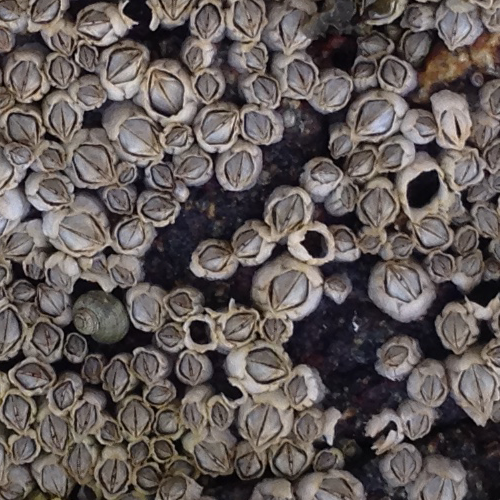
#> input picture BarnacleAI/data/unseen_img2.png, 500 x 500 px
$ python -i features.py   (imports and definitions only)   (older library calls are emulated)
#> lines starting #> are read from the running program, lines starting #| are printed output that depends on the picture
"""COSC 3 image-feature engineering: density, centroid, symmetry and balance.

For photographs, 'ink' is a normalized BRIGHTNESS weight in [0,1]; this is
not a semantic barnacle mask. Additional edge and texture features help.
"""
import cv2
import numpy as np

FEATURE_NAMES = [
    'density', 'ink_center_x', 'ink_center_y', 'horizontal_symmetry',
    'left_right_balance', 'top_bottom_balance', 'edge_density',
    'brightness_std', 'brightness_q25', 'brightness_q75',
    'laplacian_variance', 'brightness_above_mean', 'mean_saturation',
]


def image_features(rgb):
    gray=cv2.cvtColor(rgb,cv2.COLOR_RGB2GRAY).astype(np.float64)/255.0
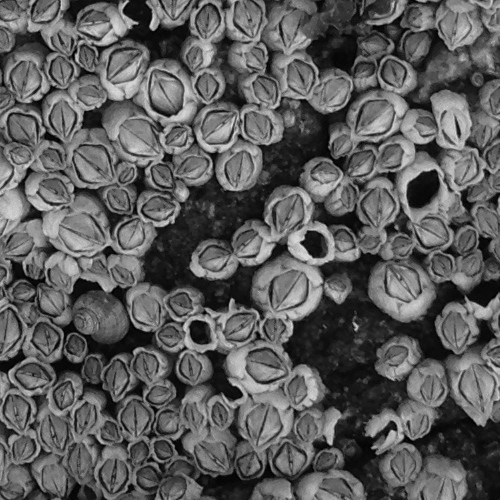
#> gray: shape (500, 500) float64; min 0, max 0.875, mean 0.362
    h,w=gray.shape
#> h = 500; w = 500
    mass=gray.sum()+1e-9
#> mass = 90571.3
    xc=(gray*np.arange(w)[None,:]).sum()/(mass*max(w-1,1))
#> xc = 0.488
    yc=(gray*np.arange(h)[:,None]).sum()/(mass*max(h-1,1))
#> yc = 0.481
    symmetry = 1 - np.abs(gray-gray[:,::-1]).sum()/(2*mass)
#> symmetry = 0.694
    l,r=gray[:,:w//2].sum(),gray[:,(w+1)//2:].sum()
#> l = 46619.7; r = 43951.6
    t,b=gray[:h//2].sum(),gray[(h+1)//2:,:].sum()
#> t = 48692.4; b = 41878.9
    gray8=(gray*255).astype('uint8')
    edges=cv2.Canny(gray8,80,160)
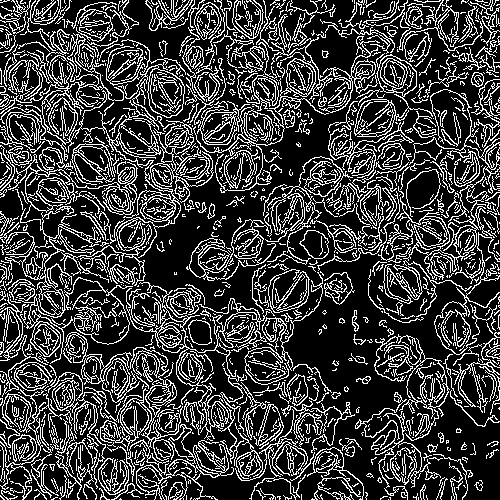
#> edges: shape (500, 500); 23.9% white in thin lines or dots
    sat=cv2.cvtColor(rgb,cv2.COLOR_RGB2HSV)[:,:,1].mean()/255
#> sat = 0.174
    return np.array([
        gray.mean(),xc,yc,symmetry,
        (l-r)/(l+r+1e-9),(t-b)/(t+b+1e-9),
        (edges>0).mean(), gray.std(),
        np.quantile(gray,.25),np.quantile(gray,.75),
        cv2.Laplacian(gray8,cv2.CV_64F).var()/10000,
        (gray>gray.mean()).mean(),sat,
    ],dtype=np.float32)

>>> import cv2
>>> picture = cv2.cvtColor(cv2.imread('../data/unseen_img2.png'), cv2.COLOR_BGR2RGB)
>>> result = image_features(picture)
#> result = [0.362, 0.488, 0.481, 0.694, 0.0295, 0.0752, 0.239, 0.199, 0.176, 0.514, 0.12, 0.531, 0.174]
